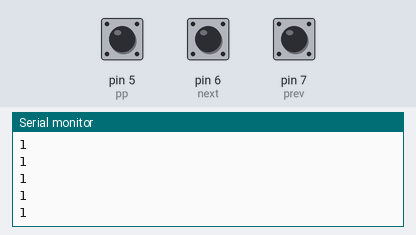
Bench run of a sketch on a simulated Arduino Uno, built with avr-gcc and run on an emulated ATmega328P. On the bench: the last lines printed to the serial monitor. The inputs (shaded band) are chosen by the test bench; at power-on: pin 5 (pp) HIGH, pin 6 (next) HIGH, pin 7 (prev) HIGH. Storage starts empty; the audio player accepts every command and is not drawn.

Above: at 1.2 s.
1.3 s: pin 5 (pp) pulled LOW for 0.15 s
2.9 s: pin 6 (next) pulled LOW for 0.15 s
At 3.8 s:
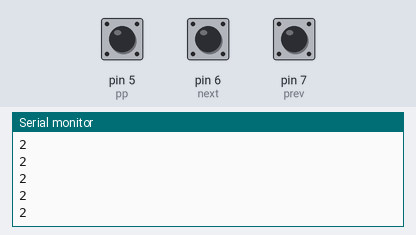
4.7 s: pin 7 (prev) pulled LOW for 0.15 s
At 4.96 s:
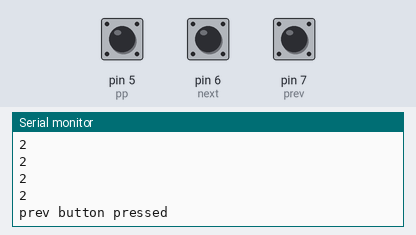

The sketch:

Elia.ino
```cpp
#include <SD.h> // need to include the SD library

#define SD_ChipSelectPin 4 //connect pin 4 of arduino to cs pin of sd card

#include <TMRpcm.h> //Arduino library for asynchronous playback of PCM/WAV files

#include <SPI.h> //  need to include the SPI library

TMRpcm tmrpcm; // create an object for use in this sketch

int temp=1;

int pp=5;

int next=6;

int prev=7;

void setup()

{

 pinMode(pp,INPUT_PULLUP);

 pinMode(next,INPUT_PULLUP);

 pinMode(prev,INPUT_PULLUP);

 tmrpcm.speakerPin = 9; //5,6,11 or 46 on Mega, 9 on Uno, Nano, etc

 Serial.begin(9600);

 if (!SD.begin(SD_ChipSelectPin)) // returns 1 if the card is present

 {

  Serial.println("SD fail");

  return;

 }

 tmrpcm.setVolume(5); //

 tmrpcm.play("Rain_For_Test.wav"); //the sound file "song" will play each time the arduino powers up, or is reset

                          //try to provide the file name with extension

}

void loop() {
  Serial.println(temp);
  while(digitalRead(pp)==0 || digitalRead(next)==0 || digitalRead(prev)==0)

  {

    if(digitalRead(pp)==0)

    {
      Serial.println("Play pause button pressed");
      tmrpcm.pause();

      while(digitalRead(pp)==0);

      delay(200);

    }

    else if(digitalRead(next)==0)

    {
      Serial.println("next button pressed");

      if(temp<4)//temp should be lesser than no. of songs

      temp=temp+1;

      while(digitalRead(next)==0);

      delay(200);

      song();

    }

    else if(digitalRead(prev)==0)

    {
      Serial.println("prev button pressed");

      if(temp>1)

      temp=temp-1;

      while(digitalRead(prev)==0);

      delay(200);

      song();

    }

  }

}

void song (void) {

  if(temp==1)

  {
    Serial.println("Playing Song");

    tmrpcm.play("Rain_For_Test.wav");

  }

  else if(temp==2)

  {
    Serial.println("Playing Song");
    tmrpcm.play("Rain_For_Test.wav");

  }

  else if(temp==3)

  {
    Serial.println("Playing Song");
    tmrpcm.play("Rain_For_Test.wav");

  }

  else if(temp==4)
  {
    Serial.println("Playing Song");
    tmrpcm.play("Rain_For_Test.wav");

  }

}
```

Measured:
- after the input at 2.9 s, the serial monitor: prints a new line after 0.07 s (image 1)
- after the input at 4.7 s, the serial monitor: prints a new line after 0.07 s (image 2)
